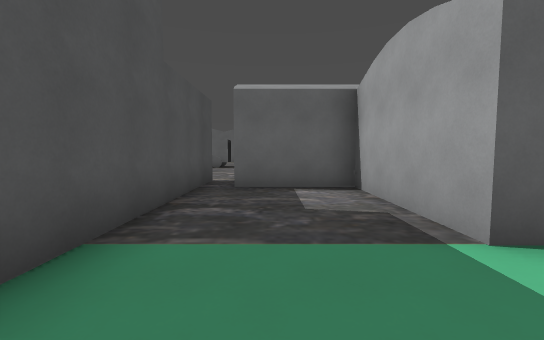
View 1 (above)

17 first-person views from a walk through a 3-D level made in the Godot game engine. The camera is 1.5 m above the floor, tilts 4° down and sees 90° across. The floor is counted in squares, 2 m on a side. Each view is taken from the middle of a square. On the plan, view 1 faces up. The plan holds only what a view shows up to about 10 squares ahead; the rest is blank. The place goes on beyond the plan.

View 2
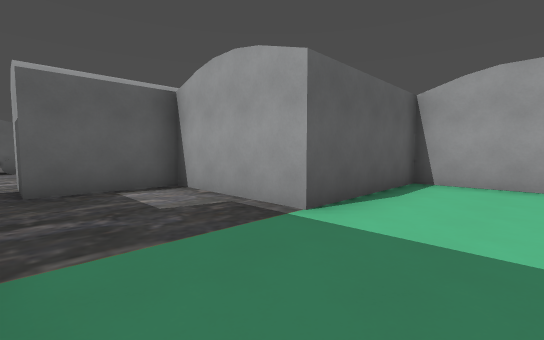

View 3
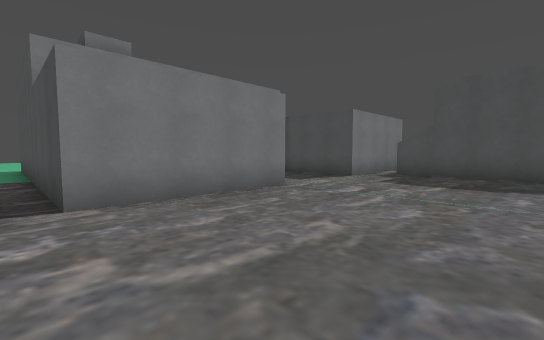

View 4
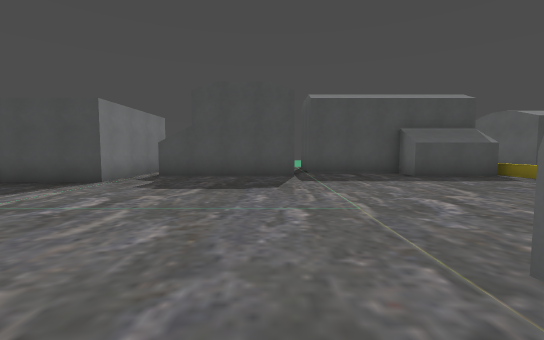

View 5
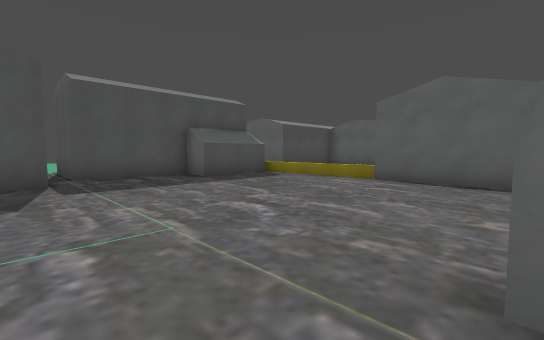

View 6
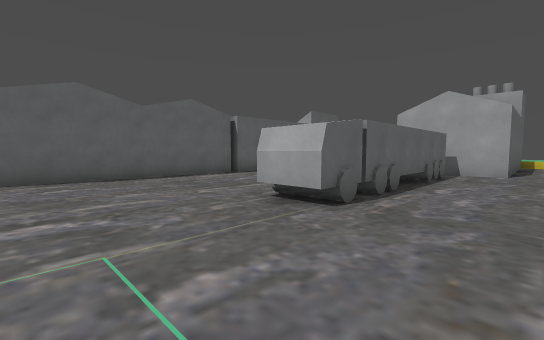

View 7
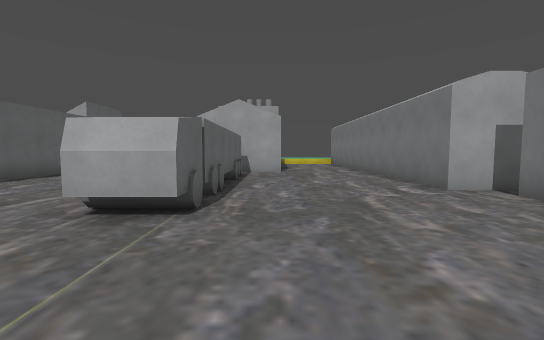

View 8
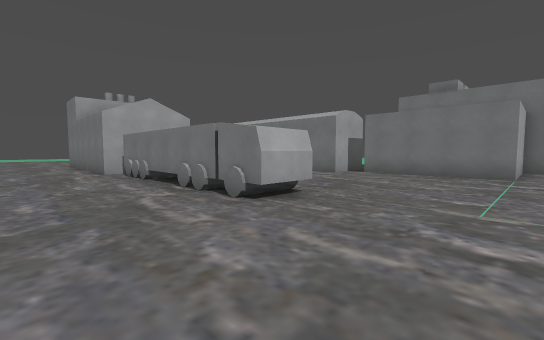

View 9
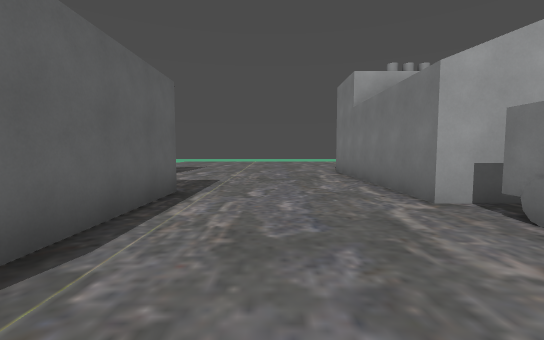

View 10
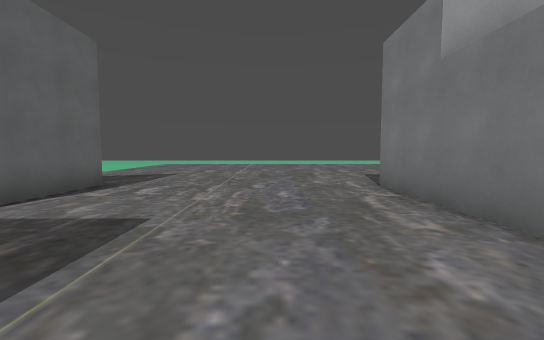

View 11
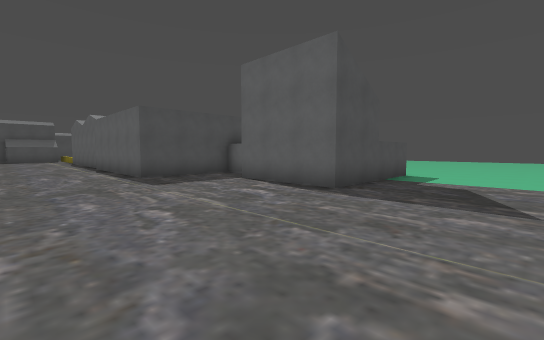

View 12
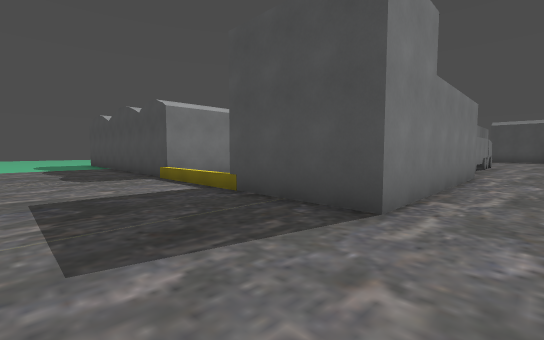

View 13
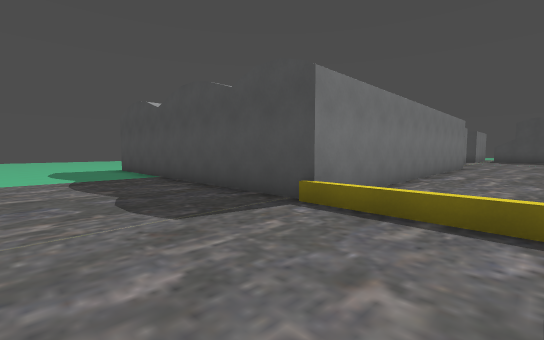

View 14
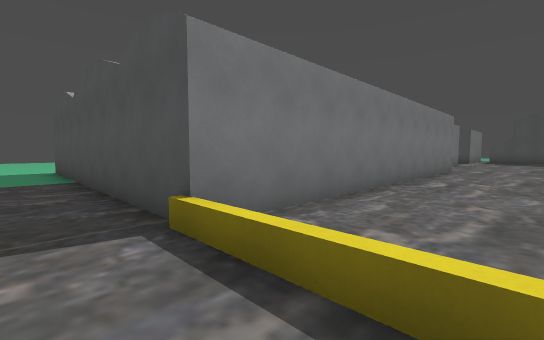

View 15
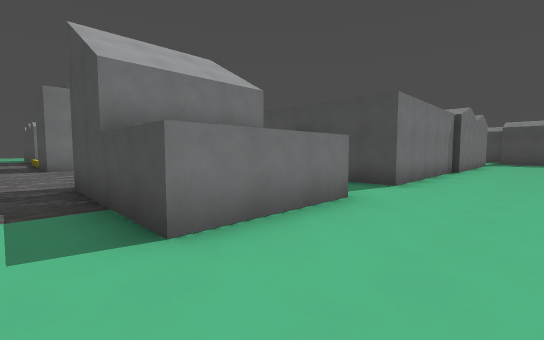

View 16
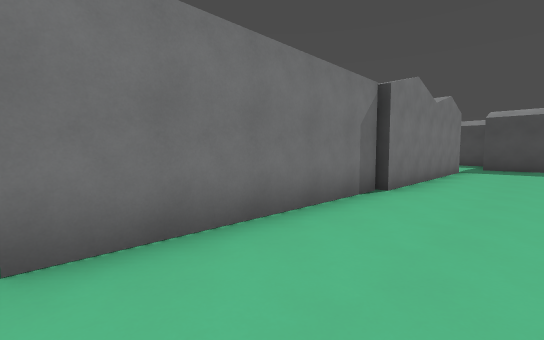

View 17
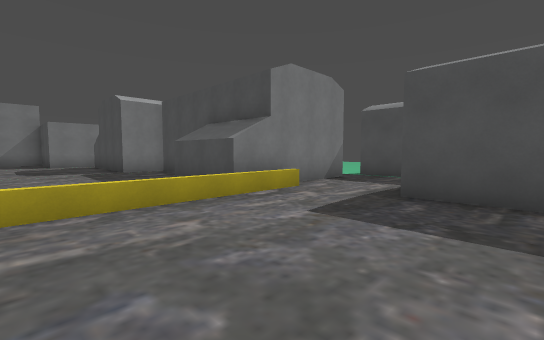

### Floor plan
Points are (right, up) in squares from view 1. A wall is a line through its corners. A room is listed if a view was taken in it or the views show most of it. See-through windows are left out.
Room 1 (views 1, 2)
walls: (5.7, -0.1) (5.7, 2.1) (1.7, 2.1) (1.7, 5.6) (-0.8, 5.6) (-0.8, 7.6); (-1.5, 6.9) (-1.5, -0.5)
ways out: opening at (-1, 6.5) to room 2
Room 2 (views 3, 4, 5, 6, 7, 8, 9, 10, 11, 12, 13, 14, 15, 16, 17)
walls: (-0.1, 17.9) (-7, 17.9); (3.2, 12) (-3.1, 12) (-3.1, 13.3) (3.2, 13.3); (5.9, 20.8) (5, 20.8) (5, 17.8) (0, 17.8); (-0.8, 7.6) (9.8, 7.6); (7.5, 10.7) (3.8, 10.7) (3.8, 13.7) (9.9, 13.7) (9.9, -0.5); (0, 23.8) (5, 23.8) (5, 22.6); (7, 23.8) (10, 23.8) (10, 19.8) (7, 19.8); (-6.1, 24) (-0.1, 24); (-10.9, 11.7) (-10, 11.7) (-10, 7.6); (-6.1, 3.9) (-5.5, 3.9) (-5.5, 6.9) (-1.5, 6.9); (-8.1, 26) (-8.1, 24.9); (-11.6, 22.1) (-11.6, 20.2); (-11.9, 6.9) (-8.5, 6.9) (-8.5, 4.4); (-14.3, 17.8) (-10, 17.8) (-10, 15.3) (-11.2, 15.3) (-11.2, 12.3) (-14.1, 12.3); (-15.1, 19.1) (-15.1, 17.9)
low walls: (-2.7, 11.9) (-2.7, 13.4); (-8.9, 17.9) (-10.6, 17.9); (-11.6, 18.3) (-8.9, 18.3)
ways out: opening at (-1, 6.5) to room 1; opening at (-15, 17)

Positions as (right, up) in squares from view 1, and headings:
1: (0, 0), facing up
2: (-1, 0), facing up-right
3: (-1, 11), facing down-left
4: (-2, 11), facing left
5: (-3, 11), facing up-left
6: (-6, 10), facing up-right
7: (-6, 11), facing right
8: (-6, 16), facing down-right
9: (0, 16), facing right
10: (4, 16), facing right
11: (13, 15), facing up-left
12: (13, 15), facing down-left
13: (13, 10), facing down-left
14: (11, 10), facing down-left
15: (11, 26), facing down-left
16: (5, 26), facing down-left
17: (-7, 22), facing down-left
